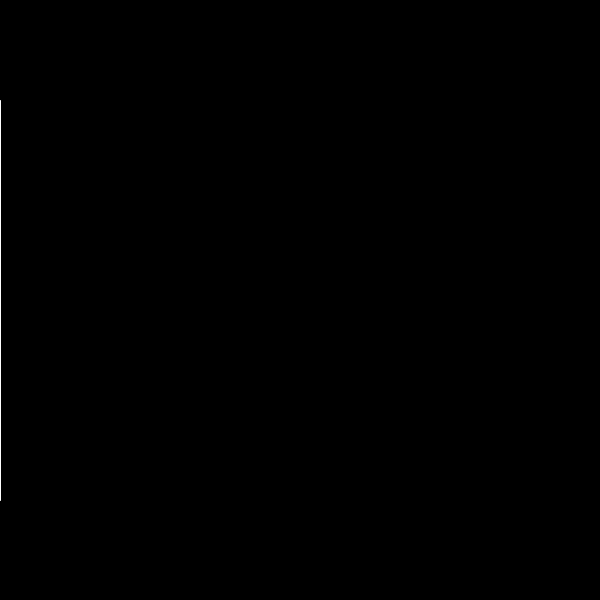
Frame 1 (no input)
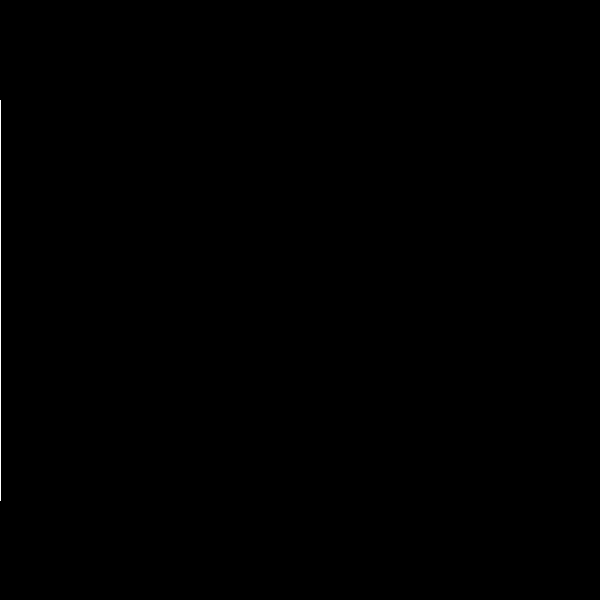
Frame 60 (the mouse pressed at the canvas centre just before this capture)
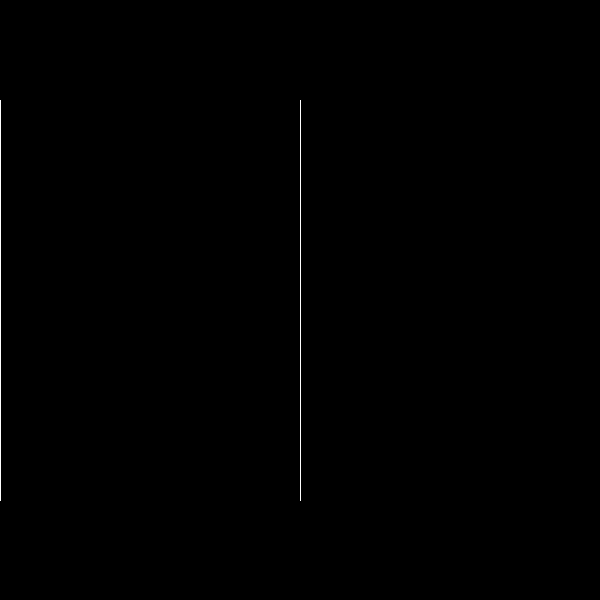
Frame 120 (the mouse held since frame 60 and released just before this capture)

The Processing sketch that drew these frames (run headless with seeded random() and noise(); from frame 60 on, the mouse is pressed at the canvas centre):

// Processing sketch: sketch_03b_mouseXmouseY
// ── sketch_03b_mouseXmouseY.pde
int x = 600;

void setup(){
  size(600, 600);
  background(0); 
  stroke(255);
}

void draw(){
  line(mouseX, 100, mouseY, 500);
}
